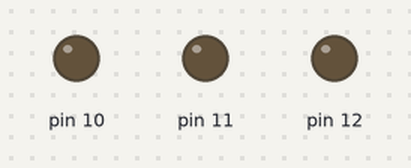
This sketch was run on a simulated Arduino Uno, built with avr-gcc and run on an emulated ATmega328P. Shown: output pins drawn as LEDs (lit = HIGH).

Above: at 0.1 s.
At 3.1 s:
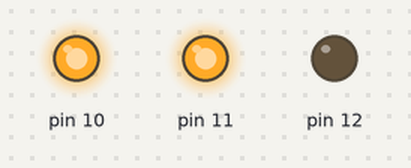
At 5.1 s:
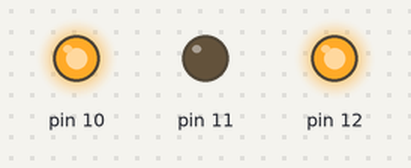
At 7.1 s:
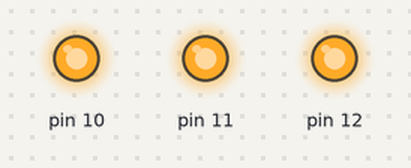
Timing chart, 0 to 8.6 s (numbered marks = the images above):
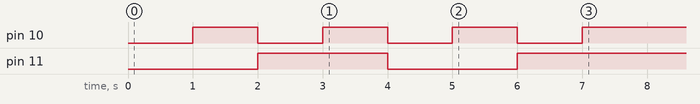

The sketch:

color_LED.ino
```cpp
int ledPin[] = {2, 3, 4, 5, 6, 7, 8, 9};
int i,x,z;
byte value,bitValue;

void setup() {
    set();

    for(i = 0 ; i < 8 ; i++)
    {
      value = i;
      bitValue = value & 0x01;
      digitalWrite(10, bitValue);
      bitValue = (value >> 1) & 0x01;
      digitalWrite(11, bitValue);
      bitValue = (value >> 2) & 0x01;
      digitalWrite(12, bitValue);
      delay(1000);
    }
}
void loop() {

}

void set(){
    pinMode(10, OUTPUT);
    pinMode(11, OUTPUT);
    pinMode(12, OUTPUT);

}

void White() {
   digitalWrite(10, LOW);
   digitalWrite(11, LOW);
   digitalWrite(12, LOW);
   delay(1000);
}

void Lightblue() {
  digitalWrite(10, HIGH);
  digitalWrite(11, LOW);
  digitalWrite(12, LOW);
  delay(1000);
}

void blue() {
  digitalWrite(10, HIGH);
  digitalWrite(11, HIGH);
  digitalWrite(12, LOW);
  delay(1000);
}

void green(){
  digitalWrite(10, LOW);
  digitalWrite(11, LOW);
  digitalWrite(12, HIGH);
  delay(1000);
}
void red(){
   digitalWrite(10, LOW);
   digitalWrite(11, HIGH);
   digitalWrite(12, HIGH);
   delay(1000);
}
```
